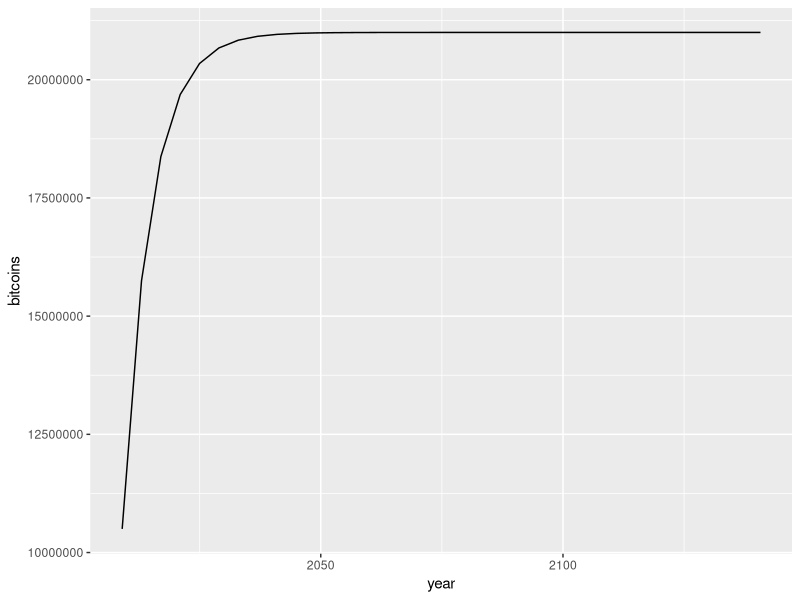

Source code (R):
# prediction-bitcoins.R
# Bastiaan Quast
# bquast@gmail.com
#####################
# import the time series from
# https://en.bitcoin.it/wiki/Controlled_supply#Projected_Bitcoins_Long_Term
# create a chart using ggplot2

# load the ggplot2 library
library(ggplot2)

# read the data
prediction.bitcoins <- read.csv('charts/prediction-bitcoins.csv')

# inspect data
View(prediction.bitcoins)

# plot the data
plot <- ggplot(prediction.bitcoins, aes(Year, End.BTC) )
plot <- plot + geom_line()
plot <- plot + xlab('year') + ylab('bitcoins')
print(plot)